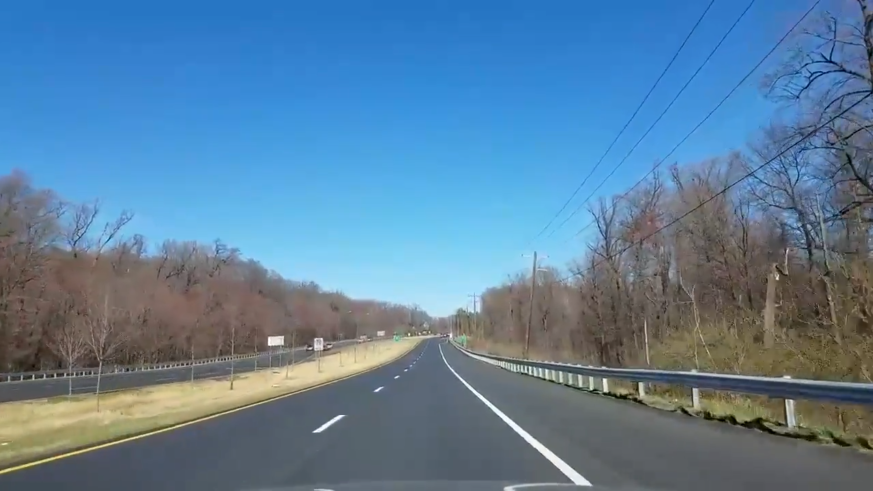
#> input picture lane_still.jpg, 1745 x 982 px, given in place of lane.mp4, which was not available (shown at 1/2 size)
$ python lane.py
#> lines starting #> are read from the running program, lines starting #| are printed output that depends on the picture; after the words box and inside, x2 and y2 are one past the last pixel; in counts of white or black regions, pixels touching at a corner belong together; pictures that were not available may be replaced by others from this repository, and a replacement may not be noted
import numpy as np
import cv2
import matplotlib.pyplot as plt
import sys

def make_coor(image, params):
	m, b = params
	y1 = image.shape[0]-6
	y2 = int(y1*(0.84))
	x1 = int((y1 - b) / m)
	x2 = int((y2 - b) / m)
	return np.array([x1,y1,x2,y2])

def avg_yb(image, lines):
	left = []
	right = []
	for line in lines:
		x1, y1, x2, y2 = line.reshape(4)
		params = np.polyfit((x1,x2),(y1,y2),1)
		m = params[0]
		b = params[1]
		if m < 0:
			left.append((m,b))
		else:
			right.append((m,b))
	left_avg = np.average(left,axis=0)
	right_avg = np.average(right,axis=0)
	ll = make_coor(image,left_avg)
	rl = make_coor(image,right_avg)
	return np.array([ll,rl])

def region_of_interest(image):
	h = image.shape[0] - 20 #avoiding the car hood
	leftcorner = (200,h)
	rightcorner = (1030,h)
	topleft  = (540, 540)
	topright = (660, 540)
	polygons = np.array([[leftcorner,rightcorner,topright,topleft]])
	mask = np.zeros_like(image)
	cv2.fillPoly(mask,polygons,255)
	masked_image = cv2.bitwise_and(image,mask)
	return masked_image

def canny_ed(image):
	gray = cv2.cvtColor(image, cv2.COLOR_RGB2GRAY)
	blur = cv2.GaussianBlur(gray, (5,5), 0)
	canny = cv2.Canny(blur, 100,150)
	return canny

def display_lines(image,lines):
	line_img = np.zeros_like(image)
	if lines is not None:
		for line in lines:
			x1, y1, x2, y2 = line.reshape(4)
			print(line)
			cv2.line(line_img,(x1,y1),(x2,y2),(255,0,0),10)
	return line_img

def show_region(image,region):
	region_img = np.zeros_like(image)
	pass


if __name__ == "__main__":
	# [10 lines of commented-out code are left out]

	cap = cv2.VideoCapture("lane.mp4")
	while (cap.isOpened()):
		_, frame = cap.read()
#> frame is the input picture: shape (982, 1745, 3); mean B, G, R 156.3, 127.7, 92.1
		canny_img = canny_ed(frame)
#> in canny_ed, `gray = cv2.cvtColor(image, cv2.COLOR_RGB2GRAY)`:
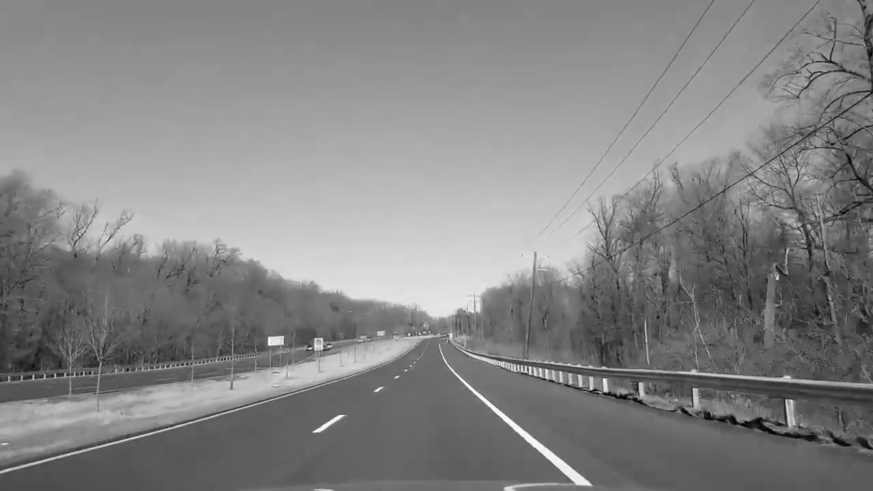
#> gray: shape (982, 1745) (shown at 1/2 size); min 0, max 255, mean 132.2
#> in canny_ed, `canny = cv2.Canny(blur, 100,150)`:
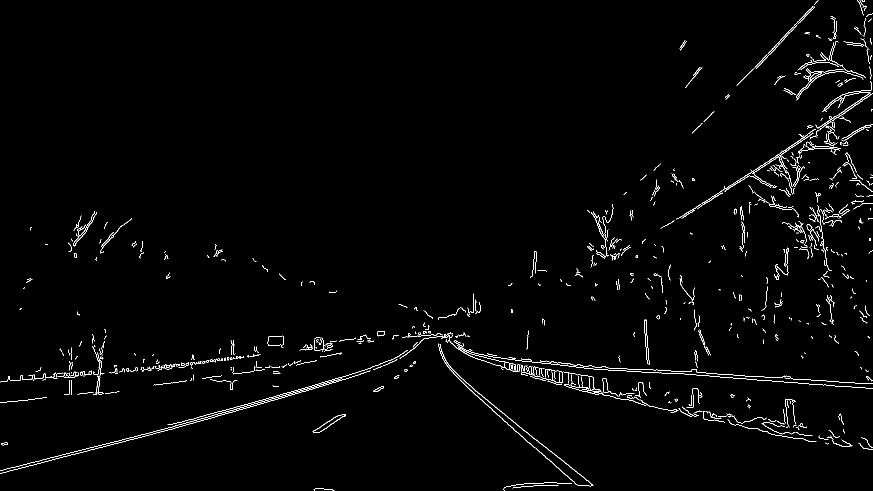
#> canny: shape (982, 1745) (shown at 1/2 size); 1.5% white in thin lines or dots
		crop = region_of_interest(canny_img)
#> in region_of_interest, `cv2.fillPoly(mask,polygons,255)`:
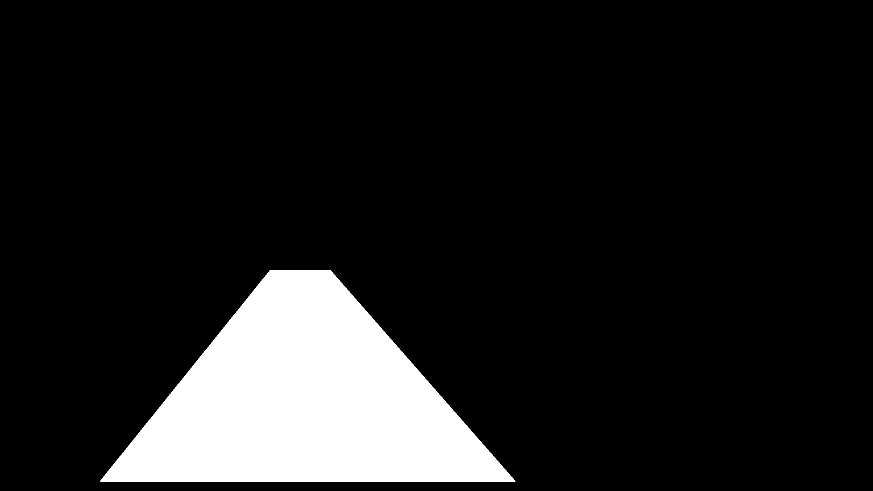
#> mask: shape (982, 1745) (shown at 1/2 size); 11.8% white; 1 white region, box (x1, y1, x2, y2) and area: (200, 540, 1031, 963) 201348
#> in region_of_interest, `masked_image = cv2.bitwise_and(image,mask)`:
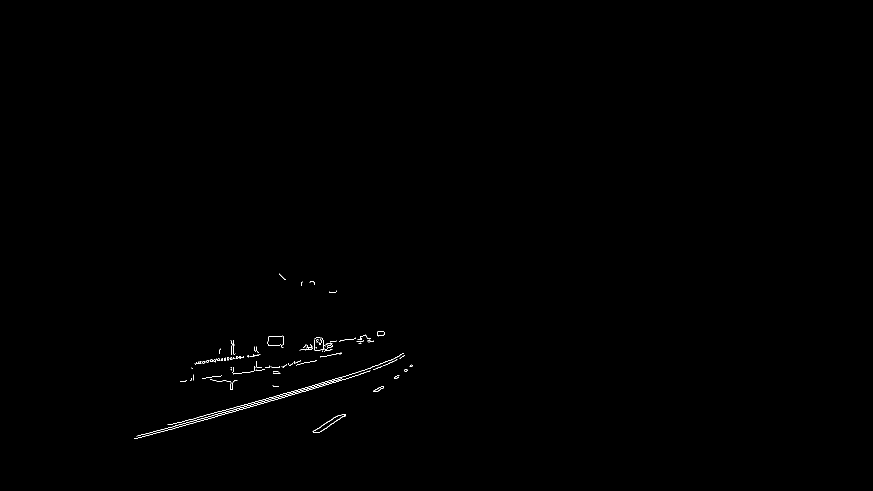
#> masked_image: shape (982, 1745) (shown at 1/2 size); 0.19% white in thin lines or dots, all inside (x1, y1, x2, y2) = (268, 547, 825, 878)
		lines = cv2.HoughLinesP(crop, rho=2, theta=np.pi/180, threshold=10, maxLineGap=40, minLineLength=20)
#> lines = 104 rows, first 6: [623, 772, 790, 721], [273, 872, 473, 818], [575, 789, 682, 757], [320, 864, 700, 755], [393, 724, 512, 711], [431, 753, 630, 722]
		# average_lines = avg_yb(frame, lines)
		line_img = display_lines(frame, lines)
#> the loop in display_lines, `for line in lines:` made 104 passes
#> (x1, y1, x2, y2) on passes 1 to 12: (623, 772, 790, 721), (273, 872, 473, 818), (575, 789, 682, 757), (320, 864, 700, 755), (393, 724, 512, 711), (431, 753, 630, 722), (606, 694, 664, 698), (509, 693, 567, 688), (390, 728, 463, 719), (638, 864, 691, 830), (747, 783, 823, 733), (712, 751, 806, 706)
#| [[623 772 790 721]]
#| [[273 872 473 818]]
#| [[575 789 682 757]]
#| [[320 864 700 755]]
#| [[393 724 512 711]]
#| [[431 753 630 722]]
#| [[606 694 664 698]]
#| [[509 693 567 688]]
#> (further printed lines are left out)
#> after the loop in display_lines, `for line in lines:`:
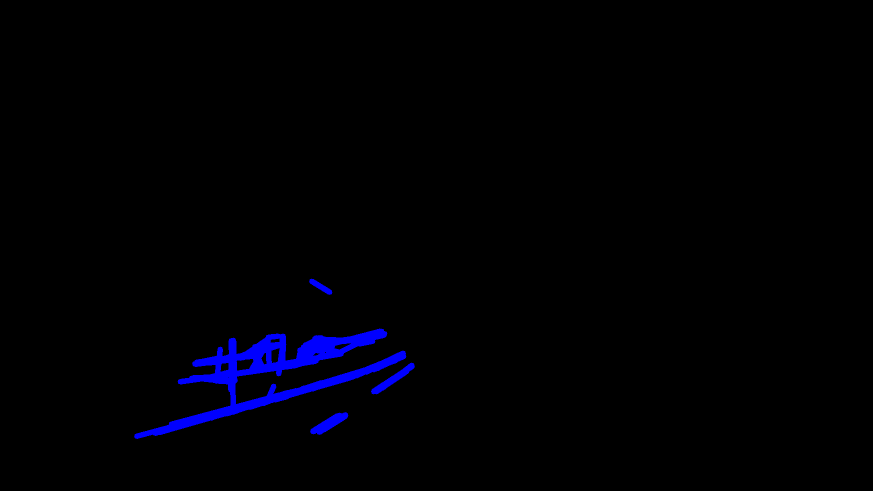
#> line_img: shape (982, 1745, 3) (shown at 1/2 size); mean of channels 0, 1, 2 4.5, 0, 0; drawn as B, G, R
		# region_img = show_region(frame, )
		combined = cv2.addWeighted(frame, 0.7, line_img, 1, 1)
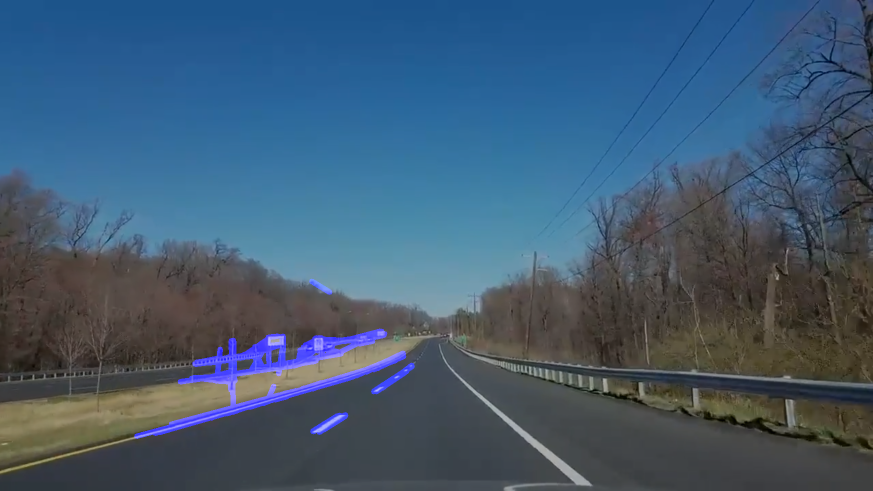
#> combined: shape (982, 1745, 3) (shown at 1/2 size); mean B, G, R 113.4, 90.4, 65.5
		cv2.imshow("Result", combined)
		if cv2.waitKey(1) == ord('q'):
#> (key q is pressed here)
			break
	cap.release()
	cv2.destroyAllWindows()
